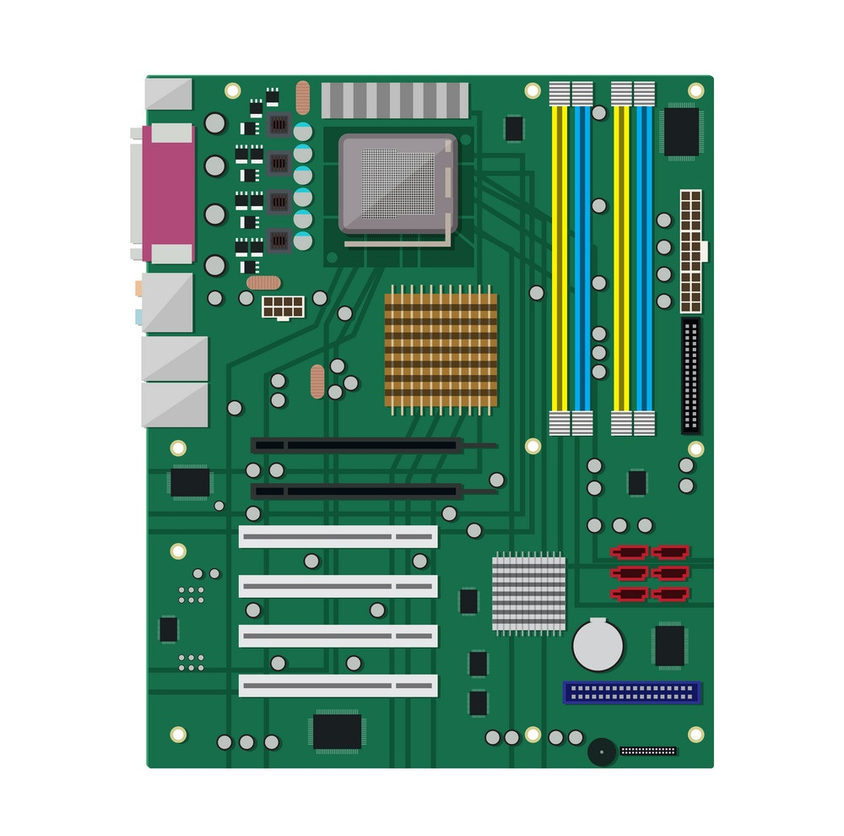
#> input picture input.png, 844 x 836 px, shrunk from 1000 x 990 before the run
$ python 'Electronic Chip Counter.py'
#> lines starting #> are read from the running program, lines starting #| are printed output that depends on the picture; after the words box and inside, x2 and y2 are one past the last pixel; in counts of white or black regions, pixels touching at a corner belong together

import cv2 as cv
import numpy as np

img_rgb = cv.imread('input.png')
#> img_rgb is the input picture: shape (836, 844, 3); mean B, G, R 163.4, 177.3, 148.4
img_gray = cv.cvtColor(img_rgb, cv.COLOR_BGR2GRAY)
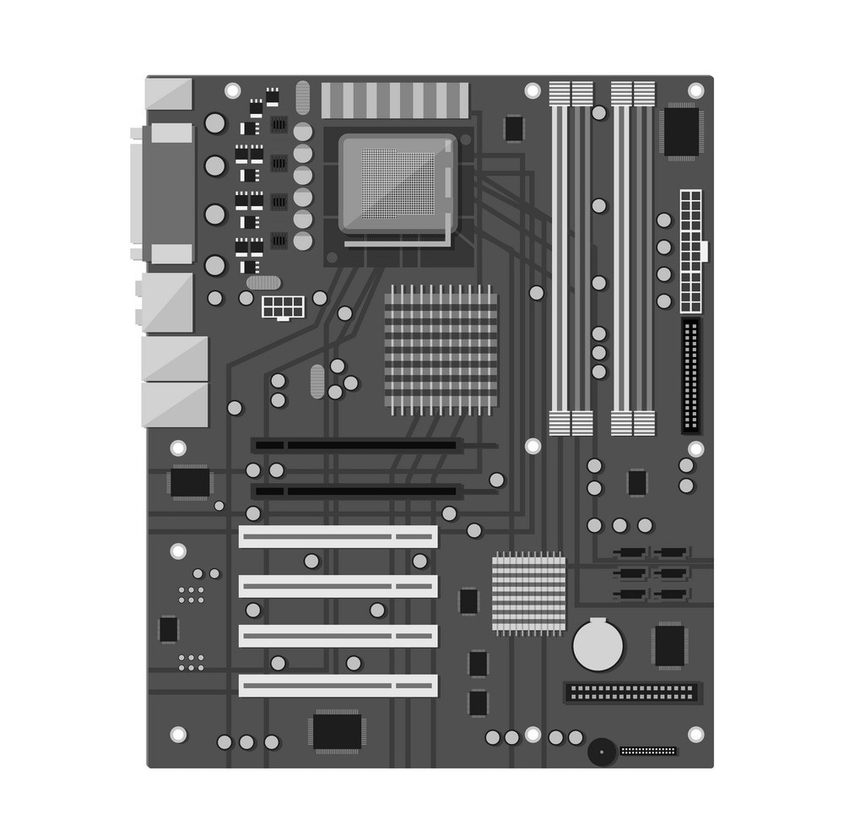
#> img_gray: shape (836, 844); min 0, max 255, mean 167.1
template = cv.imread('object.png',0)
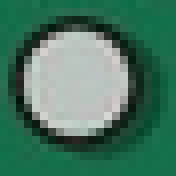
#> input picture object.png, 22 x 22 px, shrunk from 26 x 26 before the run (shown 8 times larger)
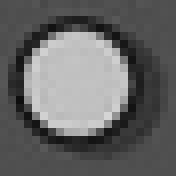
#> template: shape (22, 22) (shown 8 times larger); min 14, max 213, mean 101.7

w, h = template.shape[::-1]
#> w = 22; h = 22
res = cv.matchTemplate(img_gray,template,cv.TM_CCOEFF_NORMED)
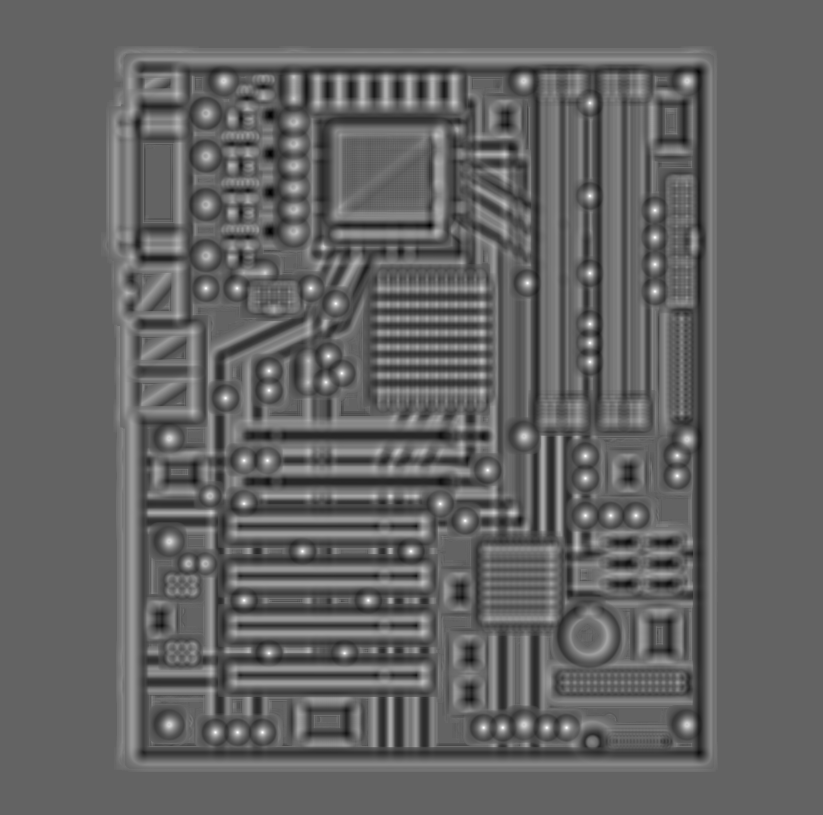
#> res: shape (815, 823) float32; min -0.637, max 0.996, mean 0.00324; drawn with min black and max white
threshold = 0.8
loc = np.where( res >= threshold)
#> loc = 203 positions, rows 102 to 733, columns 205 to 677

a=0
for pt in zip(*loc[::-1]):
    cv.rectangle(img_rgb, pt, (pt[0] + w, pt[1] + h), (0,0,255), 2)
    a=1+a
#> this loop made 203 passes
#> pt on passes 1 to 3: (589, 102), (590, 102), (589, 103)
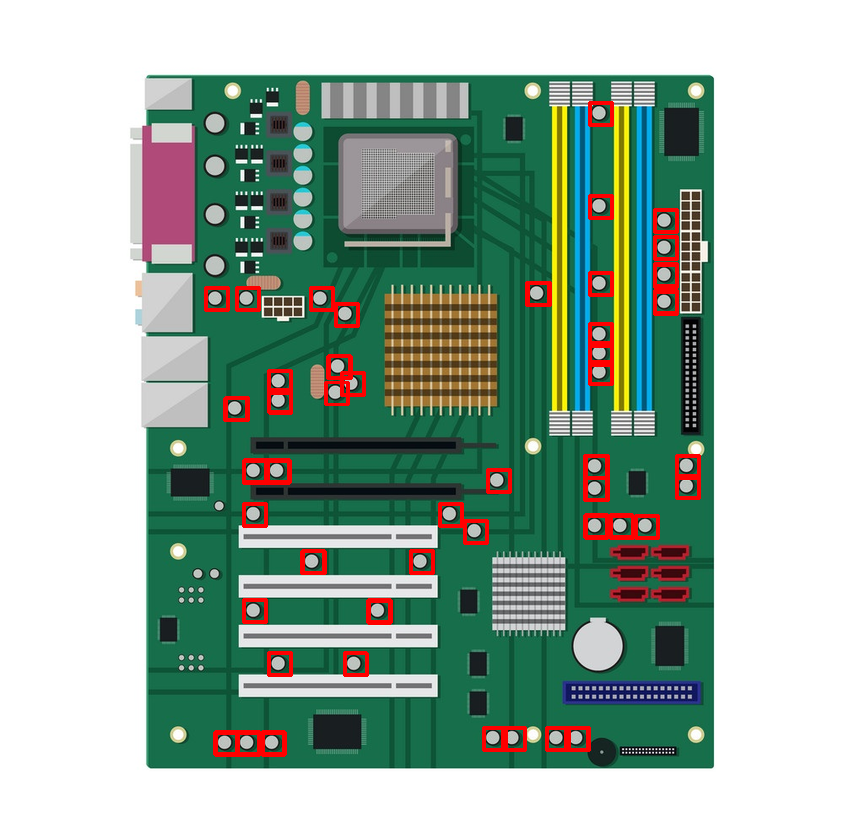
#> img_rgb: shape (836, 844, 3); 2.32% of pixels changed, all inside (x1, y1, x2, y2) = (204, 101, 701, 757)
#> after the loop, a = 203

cv.imwrite('output.png',img_rgb)
print(a)
#| 203
